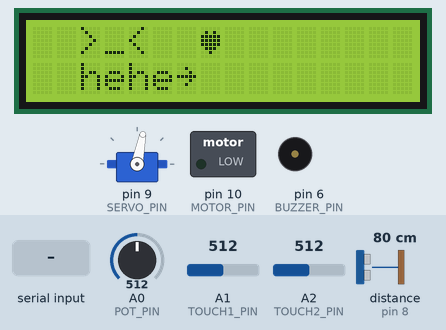
This sketch was run on a simulated Arduino Uno, built with avr-gcc and run on an emulated ATmega328P. On the bench: servo, 16×2 character LCD, switched loads named in the sketch (green lamp = pin HIGH), buzzer (waves = sounding). Wiring (inferred from the names in the program): ultrasonic range finder: trigger pin 7; echo pin 8. The test bench sets the inputs (shaded band); at power-on: distance to the obstacle (sensor on pin 8) 80 cm, A0 (POT_PIN) = 512, A1 (TOUCH1_PIN) = 512, A2 (TOUCH2_PIN) = 512. The echo pulse lasts 58.3 µs per cm; pins used as bus, display or sensor lines are not drawn; what the sketch prints to the serial monitor is not drawn.

Above: at 2.7 s.
2.8 s: "CMD:LISTEN_START\n" received over Serial
At 3.27 s:
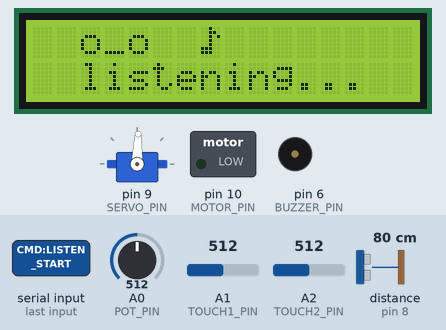
At 4.07 s:
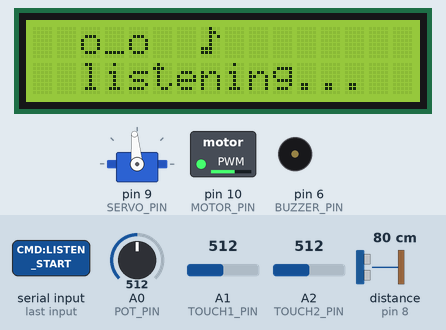
4.5 s: "CMD:HAPPY\n" received over Serial
At 4.93 s:
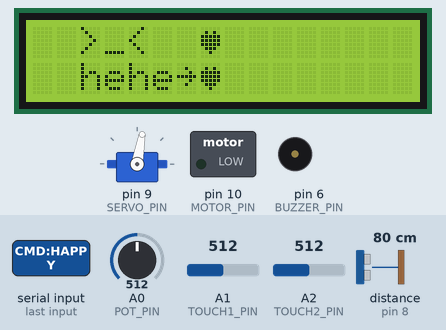
7.1 s: distance to the obstacle (sensor on pin 8) set to 250 cm
10.1 s: A0 (POT_PIN) set to 490
13.1 s: A0 (POT_PIN) set to 306
16.0 s: "CMD:LISTEN_STOP\n" received over Serial
At 18.04 s:
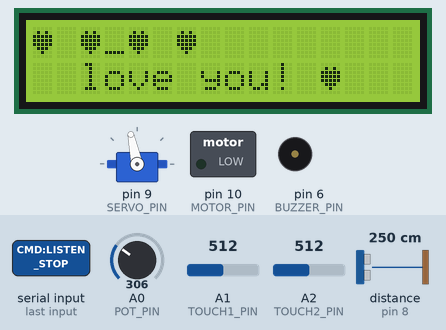
Timing chart, 0 to 18.5 s (numbered marks = the images above; inputs shaded):
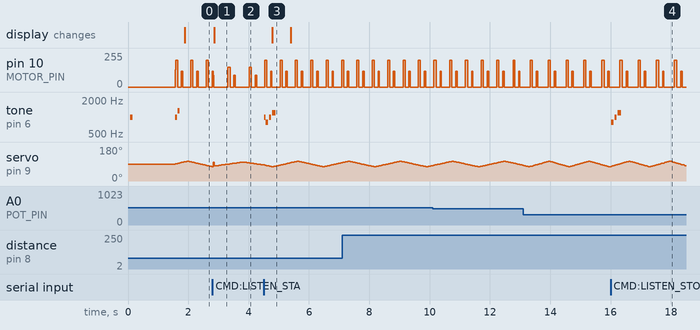

Measured:
- after the input at 2.8 s, the display: changes after 0.06 s (image 1)
- after the input at 4.5 s, the display: changes after 0.29 s (image 3)
- after the input at 16.0 s, tone on pin 6 (BUZZER_PIN): plays 800 Hz for 0.08 s, 1000 Hz for 0.08 s, 1200 Hz for 0.12 s, starting at once
- by itself, pin 10 (MOTOR_PIN): repeats every 0.52 s: 0/255 0.14 s, 120/255 0.03 s, 0/255 0.28 s, 200/255 0.07 s
- by itself, tone on pin 6 (BUZZER_PIN): plays 1000 Hz for 0.06 s, 800 Hz for 0.08 s, 1000 Hz for 0.08 s, 1200 Hz for 0.12 s

The sketch:

lizo_v4.ino
```cpp
/*
 * ============================================
 *  Lizo v4.0 - 治愈系蜥蜴陪伴机器人
 *  修改版：CMD:HAPPY 强制显示 >_< hehe~
 * ============================================
 */

#include <Servo.h>
#include <LiquidCrystal.h>

// ========== LCD不动 ==========
LiquidCrystal lcd(12, 11, 5, 4, 3, 2);

// ========== 其他引脚 ==========
#define SERVO_PIN    9
#define MOTOR_PIN    10
#define BUZZER_PIN   6
#define TRIG_PIN     7
#define ECHO_PIN     8
#define TOUCH1_PIN   A1
#define TOUCH2_PIN   A2
#define POT_PIN      A0

// ========== 状态 ==========
enum State {
  SLEEPING, WAKING, IDLE,
  TOUCHED, LONG_TOUCHED,
  LISTENING, SPEAKING
};

State curState = IDLE;
State lastDispState = SLEEPING;
Servo breathServo;

// 呼吸
int breathAngle = 90, breathDir = 1;
unsigned long lastBreathMs = 0;

// 心跳(非阻塞)
unsigned long heartStart = 0;
int heartPhase = 0;

// 超声波
unsigned long lastDistMs = 0;
float curDist = 999;

// 触摸
bool wasTouched = false;
unsigned long touchStart = 0;

// 蜂鸣器(非阻塞)
struct TN { int f; int d; };
TN tQ[5]; int tCnt=0, tIdx=0;
unsigned long tMs=0; bool tBusy=false;

// 唤醒
unsigned long wakeMs = 0;

// 串口
String sBuf = "";

// 用于强制显示 HAPPY 表情后恢复
unsigned long happyDisplayUntil = 0;

// ========== LCD自定义字符 ==========
byte chrHeart[8] = {0,10,31,31,31,14,4,0};
byte chrNote[8]  = {4,6,5,4,4,28,28,0};
byte chrZzz[8]   = {31,2,4,8,31,0,6,6};

// ========== 非阻塞蜂鸣器 ==========
void playT(TN* n, int c) {
  for(int i=0;i<c&&i<5;i++) tQ[i]=n[i];
  tCnt=c; tIdx=0; tMs=millis(); tBusy=true;
  if(tQ[0].f>0) tone(BUZZER_PIN,tQ[0].f,tQ[0].d);
}
void updT() {
  if(!tBusy) return;
  if(millis()-tMs>=(unsigned long)tQ[tIdx].d+20){
    tIdx++;
    if(tIdx>=tCnt){tBusy=false;noTone(BUZZER_PIN);return;}
    tMs=millis();
    if(tQ[tIdx].f>0) tone(BUZZER_PIN,tQ[tIdx].f,tQ[tIdx].d);
  }
}
void sndWake()  {TN n[]={{800,80},{1200,80}};playT(n,2);}
void sndTouch() {TN n[]={{1000,60},{1300,60}};playT(n,2);}
void sndLove()  {TN n[]={{800,80},{1000,80},{1200,120}};playT(n,3);}
void sndSleep() {TN n[]={{300,200}};playT(n,1);}
void sndBoot()  {TN n[]={{1000,80},{1500,80},{2000,120}};playT(n,3);}

// ========== LCD表情 ==========
void showHappyFace() {
  lcd.clear();
  lcd.print("  >_<  ");
  lcd.write(byte(0));
  lcd.setCursor(0, 1);
  lcd.print("  hehe~");
  lcd.write(byte(0));
}

void showFace() {
  // 如果正在强制显示 HAPPY 表情，跳过状态机更新
  if (millis() < happyDisplayUntil) {
    return;
  }

  if(curState == lastDispState) return;
  lastDispState = curState;
  lcd.clear();
  lcd.setCursor(0,0);

  switch(curState) {
    case SLEEPING:
      lcd.print("  -_- ");
      lcd.write(byte(2)); lcd.write(byte(2));
      lcd.setCursor(0,1);
      lcd.print("  sleeping...");
      break;
    case WAKING:
      lcd.print("  O_O  ?!");
      lcd.setCursor(0,1);
      lcd.print("  who's there?");
      break;
    case IDLE:
      lcd.print("  ^_^  ");
      lcd.write(byte(0));
      lcd.setCursor(0,1);
      lcd.print("  hello~");
      break;
    case TOUCHED:
      lcd.print("  >_<  ");
      lcd.write(byte(0));
      lcd.setCursor(0,1);
      lcd.print("  hehe~");
      break;
    case LONG_TOUCHED:
      lcd.write(byte(0));lcd.print(" ");
      lcd.write(byte(0));lcd.print("_");
      lcd.write(byte(0));lcd.print(" ");
      lcd.write(byte(0));
      lcd.setCursor(0,1);
      lcd.print("  love you! ");
      lcd.write(byte(0));
      break;
    case LISTENING:
      lcd.print("  o_o  ");
      lcd.write(byte(1));
      lcd.setCursor(0,1);
      lcd.print("  listening...");
      break;
    case SPEAKING:
      lcd.print("  ^o^  ");
      lcd.write(byte(1));
      lcd.setCursor(0,1);
      lcd.write(byte(1));
      lcd.print(" talking... ");
      lcd.write(byte(1));
      break;
  }
}

// ========== 超声波 ==========
float readDist() {
  digitalWrite(TRIG_PIN,LOW);
  delayMicroseconds(2);
  digitalWrite(TRIG_PIN,HIGH);
  delayMicroseconds(10);
  digitalWrite(TRIG_PIN,LOW);
  long d=pulseIn(ECHO_PIN,HIGH,25000);
  if(d==0) return 999.0;
  return d*0.034/2.0;
}

// ========== 呼吸 ==========
void updBreath() {
  unsigned long now=millis();
  int spd, bMin, bMax;

  switch(curState){
    case SLEEPING:     spd=80; bMin=85; bMax=95; break;
    case TOUCHED:
    case LONG_TOUCHED: spd=25; bMin=75; bMax=105; break;
    case SPEAKING:     spd=30; bMin=78; bMax=102; break;
    default:           spd=45; bMin=80; bMax=100; break;
  }

  // 电位器微调
  int pot=analogRead(POT_PIN);
  spd+=map(pot,0,1023,-15,15);
  spd=constrain(spd,10,100);

  if(now-lastBreathMs<(unsigned long)spd) return;
  lastBreathMs=now;

  breathAngle+=breathDir;
  if(breathAngle>=bMax) breathDir=-1;
  if(breathAngle<=bMin) breathDir=1;
  breathAngle=constrain(breathAngle,bMin,bMax);
  breathServo.write(breathAngle);
}

// ========== 心跳 (双跳节奏) ==========
void updHeart() {
  if(curState==SLEEPING){analogWrite(MOTOR_PIN,0);return;}

  unsigned long now=millis();
  int pwr, intv;

  switch(curState){
    case TOUCHED:
    case LONG_TOUCHED: pwr=200; intv=500; break;
    case LISTENING:    pwr=150; intv=700; break;
    default:           pwr=130; intv=900; break;
  }

  int pot=analogRead(POT_PIN);
  intv+=map(pot,0,1023,200,-200);
  intv=constrain(intv,300,1500);

  unsigned long el=now-heartStart;

  switch(heartPhase){
    case 0: // 第一跳
      analogWrite(MOTOR_PIN,pwr);
      if(el>=70){heartPhase=1;heartStart=now;analogWrite(MOTOR_PIN,0);}
      break;
    case 1: // 短停
      if(el>=120){heartPhase=2;heartStart=now;}
      break;
    case 2: // 第二跳(弱)
      analogWrite(MOTOR_PIN,pwr*6/10);
      if(el>=50){heartPhase=3;heartStart=now;analogWrite(MOTOR_PIN,0);}
      break;
    case 3: // 长停
      if(el>=(unsigned long)(intv-240)){heartPhase=0;heartStart=now;}
      break;
  }
}

// ========== 触摸 ==========
void updTouch() {
  bool t1=analogRead(TOUCH1_PIN)>500;
  bool t2=analogRead(TOUCH2_PIN)>500;
  bool t=t1||t2;

  if(t&&!wasTouched){
    wasTouched=true; touchStart=millis();
    curState=TOUCHED; sndTouch();
    Serial.println("EVENT:TOUCH");
  }
  else if(t&&wasTouched){
    if(millis()-touchStart>3000 && curState!=LONG_TOUCHED){
      curState=LONG_TOUCHED; sndLove();
      Serial.println("EVENT:LOVE");
    }
  }
  else if(!t&&wasTouched){
    wasTouched=false; curState=IDLE;
    Serial.println("EVENT:TOUCH_END");
  }
}

// ========== 超声波接近 ==========
void updProx() {
  unsigned long now=millis();
  if(now-lastDistMs<300) return;
  lastDistMs=now;
  curDist=readDist();

  if(curState==TOUCHED||curState==LONG_TOUCHED) return;
  if(curState==LISTENING||curState==SPEAKING) return;

  if(curDist>2 && curDist<30){
    if(curState==SLEEPING){
      curState=WAKING; wakeMs=millis();
      sndWake(); Serial.println("EVENT:WAKE");
    }
  }
  else if(curDist>=80){
    if(curState!=SLEEPING){
      curState=SLEEPING; sndSleep();
      Serial.println("EVENT:SLEEP");
    }
  }
  else {
    if(curState==WAKING||curState==SLEEPING) curState=IDLE;
  }
}

void updWake() {
  if(curState==WAKING && millis()-wakeMs>1500) curState=IDLE;
}

// ========== 树莓派串口 ==========
void updSerial() {
  while(Serial.available()){
    char c=Serial.read();
    if(c=='\n'){
      sBuf.trim();
      if(sBuf=="CMD:LISTEN_START"){curState=LISTENING;breathServo.write(100);}
      else if(sBuf=="CMD:LISTEN_STOP"){curState=IDLE;}
      else if(sBuf=="CMD:SPEAK_START"){curState=SPEAKING;}
      else if(sBuf=="CMD:SPEAK_STOP"){curState=IDLE;}
      else if(sBuf=="CMD:HAPPY"){
        curState=TOUCHED;
        sndTouch();
        // 强制显示 >_< hehe~
        showHappyFace();
        happyDisplayUntil = millis() + 800;  // 显示 0.8 秒
      }
      else if(sBuf=="CMD:LOVE"){curState=LONG_TOUCHED;sndLove();}
      Serial.print("ACK:");Serial.println(sBuf);
      sBuf="";
    } else sBuf+=c;
  }
}

// ========== DEBUG ==========
unsigned long lastDbg=0;
void dbg() {
  if(millis()-lastDbg<2000) return;
  lastDbg=millis();
  Serial.print("S:");
  const char* names[]={"SLEEP","WAKE","IDLE","TOUCH","LOVE","LISTEN","SPEAK"};
  Serial.print(names[curState]);
  Serial.print(" D:"); Serial.print(curDist,0);
  Serial.print("cm B:"); Serial.println(breathAngle);
}

// ========== SETUP ==========
void setup() {
  Serial.begin(9600);

  pinMode(MOTOR_PIN,OUTPUT);
  pinMode(BUZZER_PIN,OUTPUT);
  pinMode(TOUCH1_PIN,INPUT);
  pinMode(TOUCH2_PIN,INPUT);
  pinMode(TRIG_PIN,OUTPUT);
  pinMode(ECHO_PIN,INPUT);

  analogWrite(MOTOR_PIN,0);
  breathServo.attach(SERVO_PIN);
  breathServo.write(90);

  lcd.begin(16,2);
  lcd.createChar(0,chrHeart);
  lcd.createChar(1,chrNote);
  lcd.createChar(2,chrZzz);

  lcd.clear();
  lcd.setCursor(0,0);
  lcd.print(" Lizo v4.0 ");
  lcd.write(byte(0));
  lcd.setCursor(0,1);
  lcd.print(" starting...");

  sndBoot();
  delay(1500);

  curState=IDLE;
  lastDispState=SLEEPING;
  heartStart=millis();

  Serial.println("=== Lizo v4.0 ===");
}

// ========== LOOP ==========
void loop() {
  updBreath();
  updHeart();
  updTouch();
  updProx();
  updWake();
  updT();
  showFace();
  updSerial();
  dbg();
  delay(5);
}
```
